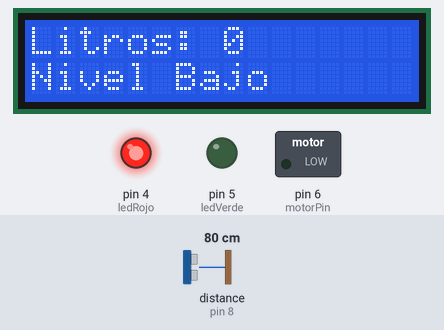
Bench run of a sketch on a simulated Arduino Uno, built with avr-gcc and run on an emulated ATmega328P. On the bench: 16×2 character LCD, switched loads named in the sketch (green lamp = pin HIGH), output pins drawn as LEDs (lit = HIGH). Wiring (inferred from the names in the program): ultrasonic range finder: trigger pin 9; echo pin 8. The test bench sets the inputs (shaded band); at power-on: distance to the obstacle (sensor on pin 8) 80 cm. The echo pulse lasts 58.3 µs per cm; pins used as bus, display or sensor lines are not drawn; what the sketch prints to the serial monitor is not drawn.

Above: at 1.2 s.
1.3 s: distance to the obstacle (sensor on pin 8) set to 26 cm
At 2.8 s:
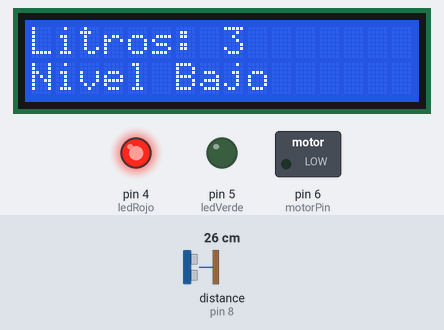
3.1 s: distance to the obstacle (sensor on pin 8) set to 22 cm
At 5.1 s:
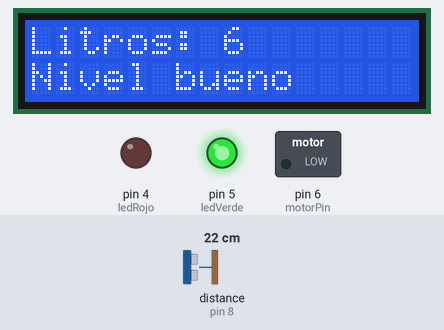
5.8 s: distance to the obstacle (sensor on pin 8) set to 2 cm
At 6.8 s:
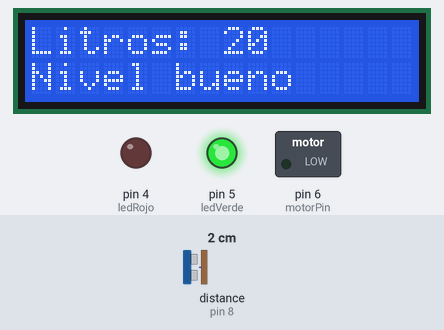
7.3 s: distance to the obstacle (sensor on pin 8) set to 35 cm
At 8.5 s:
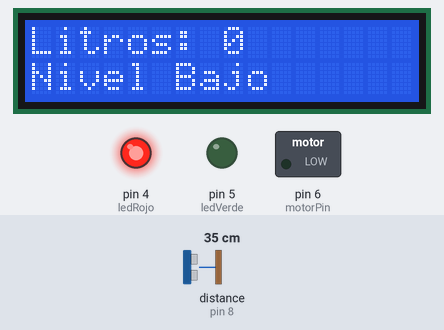
Timing chart, 0 to 9.9 s (numbered marks = the images above; inputs shaded):
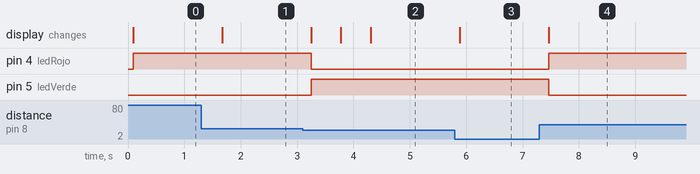

The sketch:

arduino_hidroponico.ino.ino
```cpp
#include <Wire.h>
#include <LiquidCrystal_I2C.h>

// Config LCD
LiquidCrystal_I2C lcd(0x27,16,2);

// Pines sensor ultrasónico
const int trigPin = 9;
const int echoPin = 8;

// Pines LEDs
const int ledRojo = 4;
const int ledVerde = 5;

// Pin motor (relay)
const int motorPin = 6;

// Tanque dimensiones (cm)
const float diametro = 30.0;
const float alturaTotal = 30.0;
const float radio = diametro / 2.0;
const float areaBase = 3.1416 * radio * radio; // cm²

// Umbral mínimo litros para activar motor
const int litrosMinimos = 5;

// Variables tiempo para motor
unsigned long tiempoAnterior = 0;
const unsigned long intervaloMotor = 3UL * 60UL * 60UL * 1000UL; // 3 horas en ms
const unsigned long tiempoMotorEncendido = 2UL * 60UL * 1000UL;   // 2 minutos en ms
bool motorEncendido = false;
unsigned long tiempoMotorInicio = 0;

void setup() {
  pinMode(trigPin, OUTPUT);
  pinMode(echoPin, INPUT);

  pinMode(ledRojo, OUTPUT);
  pinMode(ledVerde, OUTPUT);

  pinMode(motorPin, OUTPUT);
  digitalWrite(motorPin, LOW); // motor apagado inicialmente

  lcd.init();
  lcd.backlight();

  Serial.begin(9600);
}

void loop() {
  // Leer sensor ultrasónico
  digitalWrite(trigPin, LOW);
  delayMicroseconds(2);
  digitalWrite(trigPin, HIGH);
  delayMicroseconds(10);
  digitalWrite(trigPin, LOW);

  long duracion = pulseIn(echoPin, HIGH);
  float distancia = duracion * 0.034 / 2.0;

  // Calcular altura agua y limitar
  float alturaAgua = alturaTotal - distancia;
  if (alturaAgua < 0) alturaAgua = 0;
  if (alturaAgua > alturaTotal) alturaAgua = alturaTotal;

  // Volumen y litros
  float volumenCm3 = areaBase * alturaAgua;
  int litros = (int)(volumenCm3 / 1000.0);

  // Mostrar LCD
  lcd.clear();
  lcd.setCursor(0,0);
  lcd.print("Litros: ");
  lcd.print(litros);

  lcd.setCursor(0,1);
  if (litros < litrosMinimos) {
    lcd.print("Nivel Bajo");
    digitalWrite(ledRojo, HIGH);
    digitalWrite(ledVerde, LOW);
  } else {
    lcd.print("Nivel bueno  ");
    digitalWrite(ledRojo, LOW);
    digitalWrite(ledVerde, HIGH);
  }

  // Control motor: solo si nivel OK
  unsigned long tiempoActual = millis();

  if (!motorEncendido && (tiempoActual - tiempoAnterior >= intervaloMotor) && litros >= litrosMinimos) {
    motorEncendido = true;
    tiempoMotorInicio = tiempoActual;
    digitalWrite(motorPin, HIGH); // Enciende motor
    tiempoAnterior = tiempoActual;
  }

  if (motorEncendido && (tiempoActual - tiempoMotorInicio >= tiempoMotorEncendido)) {
    motorEncendido = false;
    digitalWrite(motorPin, LOW); // Apaga motor
  }

  // Debug Serial
  Serial.print("Dist cm: ");
  Serial.print(distancia);
  Serial.print(" Litros: ");
  Serial.println(litros);

  delay(500);
}
```

Measured:
- the behaviour switches between 24 and 23 cm on distance to the obstacle (sensor on pin 8) (found by bisection; images 1 and 2)
- after the input at 1.3 s, the display: changes after 0.37 s (image 1)
- after the input at 3.1 s, pin 4 (ledRojo): HIGH → LOW after 0.15 s; pin 5 (ledVerde): LOW → HIGH after 0.15 s; the display: changes after 0.15 s (image 2)
- after the input at 5.8 s, the display: changes after 0.09 s (image 3)
- after the input at 7.3 s, pin 4 (ledRojo): LOW → HIGH after 0.17 s; pin 5 (ledVerde): HIGH → LOW after 0.17 s; the display: changes after 0.17 s (image 4)
